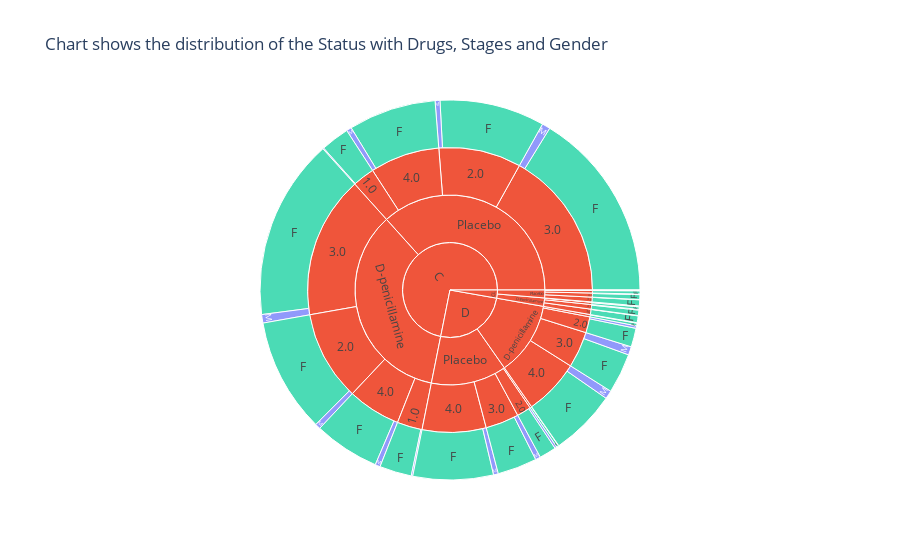

The notebook cell this image was saved under:
### Code cell
# create sunburst plot on the dataset

# Create a sunburst plot
fig = px.sunburst(df, 
                  path=['Status', 'Drug','Stage', 'Sex'], 
                  values='N_Days' , color='Sex', title="Chart shows the distribution of the Status with Drugs, Stages and Gender")
# Show the plot
fig.show()

### Figure 1 — Plotly figure (JSON) as saved in the notebook; plotly's stock layout.template omitted (floating-point values rounded to 4 significant figures)
{"data": [{"branchvalues": "total", "customdata": [["M"], ["(?)"], ["(?)"], ["(?)"], ["(?)"], ["(?)"], ["(?)"], ["(?)"], ["F"], ["(?)"], ["M"], ["M"], ["M"], ["M"], ["M"], ["M"], ["(?)"], ["(?)"], ["(?)"], ["(?)"], ["(?)"], ["(?)"], ["(?)"], ["(?)"], ["(?)"], ["(?)"], ["(?)"], ["M"], ["(?)"], ["(?)"], ["(?)"], ["(?)"], ["(?)"], ["(?)"], ["(?)"], ["(?)"], ["(?)"], ["(?)"], ["(?)"], ["M"], ["F"], ["F"], ["F"], ["F"], ["F"], ["F"], ["F"], ["F"], ["F"], ["F"], ["F"], ["F"], ["F"], ["F"], ["F"], ["F"], ["F"], ["M"], ["F"], ["F"], ["M"], ["M"], ["M"], ["M"], ["M"], ["M"], ["M"], ["F"], ["M"], ["M"], ["M"], ["M"], ["M"], ["F"], ["F"], ["F"], ["M"], ["(?)"], ["(?)"], ["F"]], "domain": {"x": [0, 1], "y": [0, 1]}, "hovertemplate": "labels=%{label}<br>N_Days=%{value}<br>parent=%{parent}<br>id=%{id}<br>Sex=%{customdata[0]}<extra></extra>", "ids": ["CL/Placebo/3.0/M", "C/Placebo/2.0", "D/D-penicillamine/2.0", "C/D-penicillamine/2.0", "D/Placebo/1.0", "CL/Placebo/1.0", "C/Placebo/1.0", "D/D-penicillamine/1.0", "CL/D-penicillamine/1.0", "C/D-penicillamine/1.0", "D/Placebo/4.0/M", "CL/Placebo/4.0/M", "C/Placebo/4.0/M", "D/D-penicillamine/4.0/M", "CL/D-penicillamine/4.0/M", "C/D-penicillamine/4.0/M", "CL/Placebo/2.0", "D/Placebo/2.0", "C/D-penicillamine/3.0", "CL/D-penicillamine/3.0", "C", "CL/Placebo", "C/Placebo", "D/D-penicillamine", "CL/D-penicillamine", "C/D-penicillamine", "D/Placebo/4.0", "D/Placebo/3.0/M", "CL/Placebo/4.0", "D/D-penicillamine/4.0", "CL/D-penicillamine/4.0", "C/D-penicillamine/4.0", "D/Placebo/3.0", "CL/Placebo/3.0", "C/Placebo/3.0", "D/D-penicillamine/3.0", "C/Placebo/4.0", "CL", "D", "D/D-penicillamine/3.0/M", "CL/Placebo/3.0/F", "C/Placebo/3.0/F", "D/D-penicillamine/3.0/F", "CL/D-penicillamine/3.0/F", "C/D-penicillamine/3.0/F", "D/Placebo/2.0/F", "CL/Placebo/2.0/F", "D/Placebo/3.0/F", "C/Placebo/2.0/F", "CL/D-penicillamine/2.0/F", "C/D-penicillamine/2.0/F", "D/Placebo/1.0/F", "CL/Placebo/1.0/F", "C/Placebo/1.0/F", "D/D-penicillamine/1.0/F", "CL/D-penicillamine/1.0/F", "D/D-penicillamine/2.0/F", "C/Placebo/3.0/M", "C/D-penicillamine/4.0/F", "D/D-penicillamine/4.0/F", "CL/D-penicillamine/3.0/M", "C/D-penicillamine/3.0/M", "D/Placebo/2.0/M", "CL/Placebo/2.0/M", "C/Placebo/2.0/M", "D/D-penicillamine/2.0/M", "CL/D-penicillamine/2.0/M", "CL/D-penicillamine/4.0/F", "C/D-penicillamine/2.0/M", "CL/Placebo/1.0/M", "C/Placebo/1.0/M", "D/D-penicillamine/1.0/M", "C/D-penicillamine/1.0/M", "D/Placebo/4.0/F", "CL/Placebo/4.0/F", "C/Placebo/4.0/F", "D/Placebo/1.0/M", "CL/D-penicillamine/2.0", "D/Placebo", "C/D-penicillamine/1.0/F"], "labels": ["M", "2.0", "2.0", "2.0", "1.0", "1.0", "1.0", "1.0", "1.0", "1.0", "M", "M", "M", "M", "M", "M", "2.0", "2.0", "3.0", "3.0", "C", "Placebo", "Placebo", "D-penicillamine", "D-penicillamine", "D-penicillamine", "4.0", "M", "4.0", "4.0", "4.0", "4.0", "3.0", "3.0", "3.0", "3.0", "4.0", "CL", "D", "M", "F", "F", "F", "F", "F", "F", "F", "F", "F", "F", "F", "F", "F", "F", "F", "F", "F", "M", "F", "F", "M", "M", "M", "M", "M", "M", "M", "F", "M", "M", "M", "M", "M", "F", "F", "F", "M", "2.0", "Placebo", "F"], "marker": {"colors": ["#636efa", "#EF553B", "#EF553B", "#EF553B", "#EF553B", "#EF553B", "#EF553B", "#EF553B", "#00cc96", "#EF553B", "#636efa", "#636efa", "#636efa", "#636efa", "#636efa", "#636efa", "#EF553B", "#EF553B", "#EF553B", "#EF553B", "#EF553B", "#EF553B", "#EF553B", "#EF553B", "#EF553B", "#EF553B", "#EF553B", "#636efa", "#EF553B", "#EF553B", "#EF553B", "#EF553B", "#EF553B", "#EF553B", "#EF553B", "#EF553B", "#EF553B", "#EF553B", "#EF553B", "#636efa", "#00cc96", "#00cc96", "#00cc96", "#00cc96", "#00cc96", "#00cc96", "#00cc96", "#00cc96", "#00cc96", "#00cc96", "#00cc96", "#00cc96", "#00cc96", "#00cc96", "#00cc96", "#00cc96", "#00cc96", "#636efa", "#00cc96", "#00cc96", "#636efa", "#636efa", "#636efa", "#636efa", "#636efa", "#636efa", "#636efa", "#00cc96", "#636efa", "#636efa", "#636efa", "#636efa", "#636efa", "#00cc96", "#00cc96", "#00cc96", "#636efa", "#EF553B", "#EF553B", "#00cc96"]}, "name": "", "parents": ["CL/Placebo/3.0", "C/Placebo", "D/D-penicillamine", "C/D-penicillamine", "D/Placebo", "CL/Placebo", "C/Placebo", "D/D-penicillamine", "CL/D-penicillamine", "C/D-penicillamine", "D/Placebo/4.0", "CL/Placebo/4.0", "C/Placebo/4.0", "D/D-penicillamine/4.0", "CL/D-penicillamine/4.0", "C/D-penicillamine/4.0", "CL/Placebo", "D/Placebo", "C/D-penicillamine", "CL/D-penicillamine", "", "CL", "C", "D", "CL", "C", "D/Placebo", "D/Placebo/3.0", "CL/Placebo", "D/D-penicillamine", "CL/D-penicillamine", "C/D-penicillamine", "D/Placebo", "CL/Placebo", "C/Placebo", "D/D-penicillamine", "C/Placebo", "", "", "D/D-penicillamine/3.0", "CL/Placebo/3.0", "C/Placebo/3.0", "D/D-penicillamine/3.0", "CL/D-penicillamine/3.0", "C/D-penicillamine/3.0", "D/Placebo/2.0", "CL/Placebo/2.0", "D/Placebo/3.0", "C/Placebo/2.0", "CL/D-penicillamine/2.0", "C/D-penicillamine/2.0", "D/Placebo/1.0", "CL/Placebo/1.0", "C/Placebo/1.0", "D/D-penicillamine/1.0", "CL/D-penicillamine/1.0", "D/D-penicillamine/2.0", "C/Placebo/3.0", "C/D-penicillamine/4.0", "D/D-penicillamine/4.0", "CL/D-penicillamine/3.0", "C/D-penicillamine/3.0", "D/Placebo/2.0", "CL/Placebo/2.0", "C/Placebo/2.0", "D/D-penicillamine/2.0", "CL/D-penicillamine/2.0", "CL/D-penicillamine/4.0", "C/D-penicillamine/2.0", "CL/Placebo/1.0", "C/Placebo/1.0", "D/D-penicillamine/1.0", "C/D-penicillamine/1.0", "D/Placebo/4.0", "CL/Placebo/4.0", "C/Placebo/4.0", "D/Placebo/1.0", "CL/D-penicillamine", "D", "C/D-penicillamine/1.0"], "type": "sunburst", "values": [3453, 1500726, 291290, 1635273, 32154, 7899, 403498, 42205, 5488, 458128, 65377, 8295, 70178, 113802, 9538, 68953, 46372, 260261, 2588018, 97734, 11531358, 214618, 5883741, 2011084, 228161, 5647617, 1162073, 69877, 74290, 1018866, 83184, 966198, 608811, 86057, 2712863, 658723, 1266654, 442779, 4074383, 113159, 82604, 2601249, 545564, 93242, 2472081, 230791, 43564, 538934, 1434286, 34821, 1561484, 27709, 6498, 390020, 35980, 5488, 256569, 111614, 897245, 905064, 4492, 115937, 29470, 2808, 66440, 34721, 6934, 73646, 73789, 1401, 13478, 6225, 20608, 1096696, 65995, 1196476, 4445, 41755, 2063299, 437520]}], "layout": {"legend": {"tracegroupgap": 0}, "title": {"text": "Chart shows the distribution of the Status with Drugs, Stages and Gender"}}}
